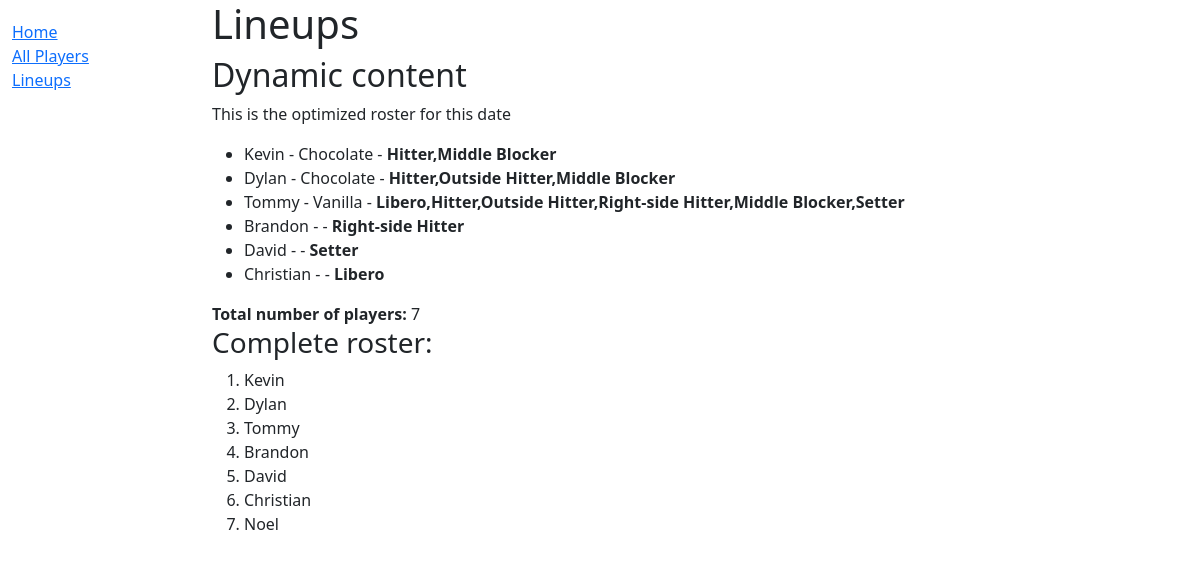
The page /lineups/lineups on the database its author committed.
### lineups/models.py (models this page shows)
class Player(models.Model):
    name = models.CharField(max_length=100,
                            unique=True,
                            help_text='Player name')
    position = models.ManyToManyField(Position, null=True)
    favorite_ice_cream = models.CharField(max_length=50, blank=True)
    def get_positions(self):
        return ",".join([str(p) for p in self.position.all()])

class Position(models.Model):
    name = models.CharField(max_length=20)
    def __str__(self):
        return str(self.name)

### lineups/views.py (the view)
# urls.py: path('lineups/', include('lineups.urls')),
def lineups(request):
    num_players = Player.objects.all().count()
    players = Player.objects.all()
    generated_lineup = Player.objects.all()[:6]
    context = {
        'num_players': num_players,
        'generated_lineup': generated_lineup,
        'players': players,
    }
    return render(request, 'lineups.html', context=context)

### lineups/templates/lineups.html
{% extends "base_generic.html" %}
{% block content %}
  <h1>Lineups</h1>
  <h2>Dynamic content</h2>
  <p>This is the optimized roster for this date</p>
  <ul>
    {% for player in generated_lineup %}
        <li>{{ player.name }} - {{ player.favorite_ice_cream }} - <strong>{{ player.get_positions }}</strong> </li>
    {% endfor %}
  </ul>
  <strong>Total number of players:</strong> {{ num_players }}
  <div>
    <h3>Complete roster:</h3>
    <ol>
      {% for player in players %}
          <li>{{ player.name }}</li>
      {% endfor %}
    </ol>
  </div>
{% endblock %}

### lineups/templates/base_generic.html (shortened to what this page needs)
<!DOCTYPE html>
<html lang="en">
<head>
  <link href="https://cdn.jsdelivr.net/npm/bootstrap@5.1.3/dist/css/bootstrap.min.css" rel="stylesheet">
  {% load static %}
  <link rel="stylesheet" href="{% static 'css/styles.css' %}">
</head>
<body>
  <div class="container-fluid">
    <div class="row">
      <div class="col-sm-2">
      {% block sidebar %}
        <ul class="sidebar-nav">
          <li><a href="{% url 'index' %}">Home</a></li>
          <li><a href="">All Players</a></li>
          <li><a href="lineups">Lineups</a></li>
        </ul>
     {% endblock %}
      </div>
      <div class="col-sm-10 ">{% block content %}{% endblock %}</div>
    </div>
  </div>
</body>
</html>

### lineups/static/css/styles.css (style rules this page uses)
.sidebar-nav { margin-top: 20px; padding: 0; list-style: none; }

### rows shown on the page
Player: name "Kevin", favorite_ice_cream "Chocolate", get_positions "Hitter,Middle Blocker"
Player: name "Dylan", favorite_ice_cream "Chocolate", get_positions "Hitter,Outside Hitter,Middle Blocker"
Player: name "Tommy", favorite_ice_cream "Vanilla", get_positions "Libero,Hitter,Outside Hitter,Right-side Hitter,Middle Blocker,Setter"
Player: name "Brandon", get_positions "Right-side Hitter"
Player: name "David", get_positions "Setter"
Player: name "Christian", get_positions "Libero"
Player: name "Noel"

### other values the page prints
{{ num_players }} "7"
